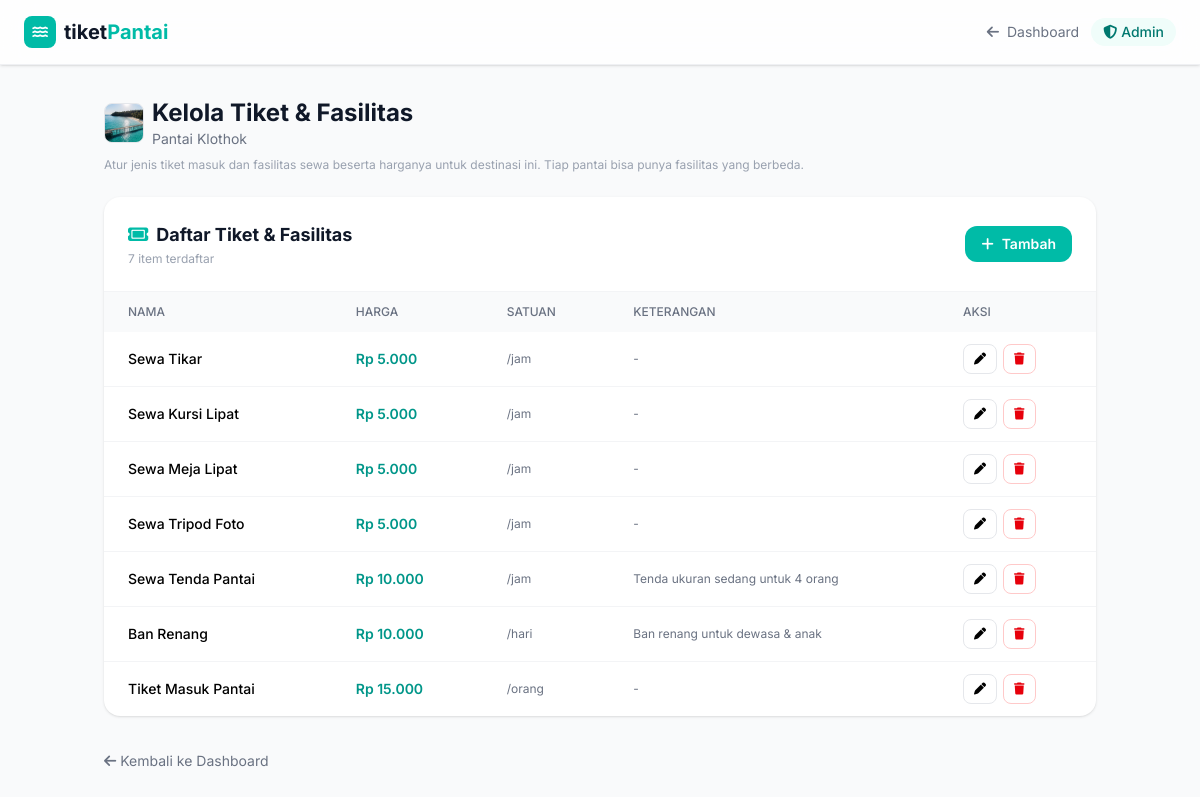
Page /admin/tickets.php?destination_id=1 (signed in) on the committed database.
### tables this page shows
CREATE TABLE IF NOT EXISTS destinations (
  id INT UNSIGNED AUTO_INCREMENT PRIMARY KEY,
  name VARCHAR(255) NOT NULL,
  slug VARCHAR(255) NOT NULL UNIQUE,
  image VARCHAR(500) DEFAULT NULL,
  location TEXT,
  rating DECIMAL(2,1) DEFAULT 0,
  reviews INT DEFAULT 0,
  open_hours VARCHAR(50) DEFAULT NULL,
  price INT DEFAULT 0,
  description TEXT,
  category VARCHAR(100) DEFAULT 'Obyek Wisata',
  is_popular BOOLEAN DEFAULT FALSE,
  is_active BOOLEAN DEFAULT TRUE,
  created_at DATETIME DEFAULT CURRENT_TIMESTAMP,
  updated_at DATETIME DEFAULT CURRENT_TIMESTAMP ON UPDATE CURRENT_TIMESTAMP
);

CREATE TABLE IF NOT EXISTS ticket_types (
  id INT UNSIGNED AUTO_INCREMENT PRIMARY KEY,
  name VARCHAR(255) NOT NULL,
  price INT NOT NULL,
  unit VARCHAR(50) DEFAULT NULL,
  description TEXT,
  destination_id INT UNSIGNED NOT NULL,
  created_at DATETIME DEFAULT CURRENT_TIMESTAMP,
  updated_at DATETIME DEFAULT CURRENT_TIMESTAMP ON UPDATE CURRENT_TIMESTAMP,
  FOREIGN KEY (destination_id) REFERENCES destinations(id) ON DELETE CASCADE
);

### admin/tickets.php (the view, shortened to what this page needs)
<?php
$pdo = require __DIR__ . '/../db.php';
$ASSET = '../';
$destinationId = (int)($_GET['destination_id'] ?? 0);
$destStmt = $pdo->prepare('SELECT * FROM destinations WHERE id = ?');
$destStmt->execute([$destinationId]);
$dest = $destStmt->fetch();
$ttStmt = $pdo->prepare('SELECT * FROM ticket_types WHERE destination_id = ? ORDER BY price ASC, id ASC');
$ttStmt->execute([$destinationId]);
$ticketTypes = $ttStmt->fetchAll();
?>
<!doctype html>
<html lang="id">
<head>
  <script src="https://cdn.jsdelivr.net/npm/@tailwindcss/browser@4"></script>
  <link rel="stylesheet" href="https://cdnjs.cloudflare.com/ajax/libs/font-awesome/6.4.0/css/all.min.css">
</head>
<body class="bg-gray-50">
  <nav class="sticky top-0 z-50 bg-white/80 backdrop-blur-lg border-b border-gray-200/60 shadow-sm">
    <div class="max-w-7xl mx-auto px-4 sm:px-6 flex items-center justify-between h-16">
      <a href="index.php" class="flex items-center gap-2">
        <div class="w-8 h-8 bg-teal-500 rounded-lg flex items-center justify-center"><i class="fa-solid fa-water text-white text-sm"></i></div>
        <span class="text-xl font-bold text-gray-900">tiket<span class="text-teal-500">Pantai</span></span>
      </a>
      <div class="flex items-center gap-3">
        <a href="index.php" class="text-sm text-gray-500 hover:text-gray-700"><i class="fa-solid fa-arrow-left mr-1"></i> Dashboard</a>
        <span class="text-sm font-medium text-teal-700 bg-teal-50 px-3 py-1 rounded-full"><i class="fa-solid fa-shield-halved mr-1"></i>Admin</span>
      </div>
    </div>
  </nav>
  <div class="max-w-5xl mx-auto px-4 py-8">
    <div class="mb-6">
      <div class="flex items-center gap-2 text-sm">
        <img src="<?= $ASSET . htmlspecialchars($dest['image'] ?: 'assets/no-image.svg') ?>" alt="" class="w-10 h-10 rounded-lg object-cover border border-gray-200">
        <div>
          <h1 class="text-2xl font-bold text-gray-900">Kelola Tiket &amp; Fasilitas</h1>
          <p class="text-sm text-gray-500"><?= htmlspecialchars($dest['name']) ?></p>
        </div>
      </div>
      <p class="text-xs text-gray-400 mt-2">Atur jenis tiket masuk dan fasilitas sewa beserta harganya untuk destinasi ini. Tiap pantai bisa punya fasilitas yang berbeda.</p>
    </div>
    <div class="bg-white rounded-2xl shadow-sm overflow-hidden mb-8">
      <div class="p-6 border-b border-gray-100 flex items-center justify-between">
        <div>
          <h2 class="text-lg font-bold text-gray-900"><i class="fa-solid fa-ticket mr-2 text-teal-500"></i>Daftar Tiket &amp; Fasilitas</h2>
          <p class="text-xs text-gray-400 mt-0.5"><?= count($ticketTypes) ?> item terdaftar</p>
        </div>
        <button onclick="openTicketForm(null)" class="bg-teal-500 hover:bg-teal-600 text-white text-sm font-semibold px-4 py-2 rounded-xl flex items-center gap-2">
          <i class="fa-solid fa-plus"></i> Tambah
        </button>
      </div>
      <?php if (empty($ticketTypes)): ?>
      <div class="p-12 text-center">
        <i class="fa-solid fa-ticket text-4xl text-gray-300 mb-3"></i>
        <p class="text-sm text-gray-500">Belum ada tiket/fasilitas. Klik <strong>Tambah</strong> untuk membuat.</p>
      </div>
      <?php else: ?>
      <div class="overflow-x-auto">
        <table class="w-full text-sm">
          <thead class="bg-gray-50">
            <tr>
              <th class="text-left px-6 py-3 text-xs font-medium text-gray-500 uppercase">Nama</th>
              <th class="text-left px-6 py-3 text-xs font-medium text-gray-500 uppercase">Harga</th>
              <th class="text-left px-6 py-3 text-xs font-medium text-gray-500 uppercase">Satuan</th>
              <th class="text-left px-6 py-3 text-xs font-medium text-gray-500 uppercase">Keterangan</th>
              <th class="text-left px-6 py-3 text-xs font-medium text-gray-500 uppercase">Aksi</th>
            </tr>
          </thead>
          <tbody class="divide-y divide-gray-100">
            <?php foreach ($ticketTypes as $t): ?>
            <tr class="hover:bg-gray-50">
              <td class="px-6 py-3 font-medium"><?= htmlspecialchars($t['name']) ?></td>
              <td class="px-6 py-3 font-semibold text-teal-600">Rp <?= number_format($t['price'], 0, ',', '.') ?></td>
              <td class="px-6 py-3 text-xs text-gray-500"><?= htmlspecialchars($t['unit'] ?: '-') ?></td>
              <td class="px-6 py-3 text-xs text-gray-500 max-w-[260px]"><?= htmlspecialchars($t['description'] ?: '-') ?></td>
              <td class="px-6 py-3">
                <div class="flex items-center gap-1.5">
                  <button onclick="openTicketForm(<?= (int)$t['id'] ?>)" class="text-xs border border-gray-200 px-2.5 py-1.5 rounded-lg hover:bg-gray-50" title="Edit"><i class="fa-solid fa-pen"></i></button>
                  <button onclick="confirmDeleteTicket(<?= (int)$t['id'] ?>, '<?= htmlspecialchars($t['name'], ENT_QUOTES) ?>')" class="text-xs border border-red-200 text-red-600 px-2.5 py-1.5 rounded-lg hover:bg-red-50" title="Hapus"><i class="fa-solid fa-trash"></i></button>
                </div>
              </td>
            </tr>
            <?php endforeach; ?>
          </tbody>
        </table>
      </div>
      <?php endif; ?>
    </div>
    <a href="index.php" class="text-sm text-gray-500 hover:text-gray-700 inline-flex items-center gap-1"><i class="fa-solid fa-arrow-left"></i> Kembali ke Dashboard</a>
  </div>
</body>
</html>

### admin/tickets.php (style rules this page uses)
body { font-family: 'Inter', sans-serif; }

### rows in the picture
destinations: image (picture), name "Pantai Klothok"
ticket_types: name "Sewa Tikar", price "5.000", unit "/jam", description "-"
ticket_types: name "Sewa Kursi Lipat", price "5.000", unit "/jam", description "-"
ticket_types: name "Sewa Meja Lipat", price "5.000", unit "/jam", description "-"
ticket_types: name "Sewa Tripod Foto", price "5.000", unit "/jam", description "-"
ticket_types: name "Sewa Tenda Pantai", price "10.000", unit "/jam", description "Tenda ukuran sedang untuk 4 orang"
ticket_types: name "Ban Renang", price "10.000", unit "/hari", description "Ban renang untuk dewasa & anak"
ticket_types: name "Tiket Masuk Pantai", price "15.000", unit "/orang", description "-"

### other values in the picture
count($ticketTypes) "7"
